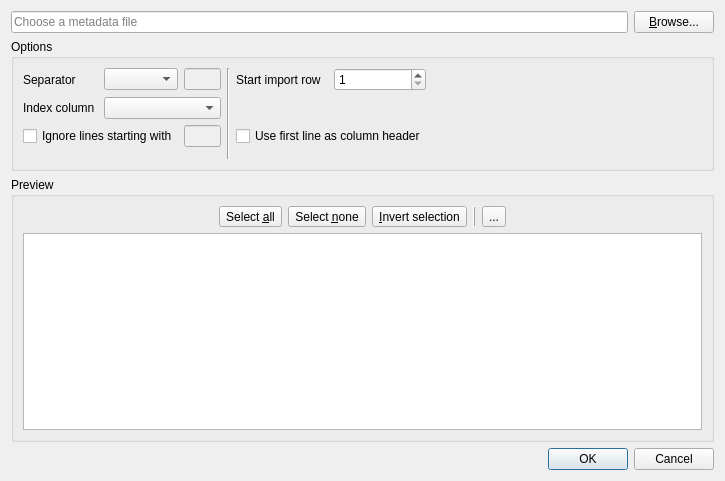
<?xml version="1.0" encoding="UTF-8"?>
<ui version="4.0">
 <class>Dialog</class>
 <widget class="QDialog" name="Dialog">
  <property name="windowModality">
   <enum>Qt::ApplicationModal</enum>
  </property>
  <property name="geometry">
   <rect>
    <x>0</x>
    <y>0</y>
    <width>725</width>
    <height>481</height>
   </rect>
  </property>
  <property name="windowTitle">
   <string>Import metadata</string>
  </property>
  <layout class="QVBoxLayout" name="verticalLayout">
   <item>
    <layout class="QHBoxLayout" name="horizontalLayout_3">
     <item>
      <widget class="QLineEdit" name="editMetadataFile">
       <property name="enabled">
        <bool>true</bool>
       </property>
       <property name="minimumSize">
        <size>
         <width>200</width>
         <height>0</height>
        </size>
       </property>
       <property name="placeholderText">
        <string>Choose a metadata file</string>
       </property>
      </widget>
     </item>
     <item>
      <widget class="QPushButton" name="btBrowseMetadataFile">
       <property name="enabled">
        <bool>true</bool>
       </property>
       <property name="sizePolicy">
        <sizepolicy hsizetype="Fixed" vsizetype="Fixed">
         <horstretch>0</horstretch>
         <verstretch>0</verstretch>
        </sizepolicy>
       </property>
       <property name="text">
        <string>&amp;Browse...</string>
       </property>
       <property name="icon">
        <iconset resource="ui.qrc">
         <normaloff>:/icons/images/folder-open.svg</normaloff>:/icons/images/folder-open.svg</iconset>
       </property>
      </widget>
     </item>
    </layout>
   </item>
   <item>
    <widget class="QGroupBox" name="groupBox">
     <property name="title">
      <string>Options</string>
     </property>
     <layout class="QGridLayout" name="gridLayout">
      <item row="0" column="6" colspan="2">
       <spacer name="horizontalSpacer_3">
        <property name="orientation">
         <enum>Qt::Horizontal</enum>
        </property>
        <property name="sizeHint" stdset="0">
         <size>
          <width>40</width>
          <height>20</height>
         </size>
        </property>
       </spacer>
      </item>
      <item row="2" column="4" colspan="2">
       <widget class="QCheckBox" name="chkUseFirstLineAsHeader">
        <property name="text">
         <string>Use first line as column header</string>
        </property>
       </widget>
      </item>
      <item row="2" column="0" colspan="2">
       <widget class="QCheckBox" name="chkComment">
        <property name="text">
         <string>Ignore lines starting with</string>
        </property>
       </widget>
      </item>
      <item row="2" column="2">
       <widget class="QLineEdit" name="editComment">
        <property name="enabled">
         <bool>false</bool>
        </property>
        <property name="sizePolicy">
         <sizepolicy hsizetype="Fixed" vsizetype="Fixed">
          <horstretch>0</horstretch>
          <verstretch>0</verstretch>
         </sizepolicy>
        </property>
        <property name="maximumSize">
         <size>
          <width>37</width>
          <height>16777215</height>
         </size>
        </property>
        <property name="maxLength">
         <number>1</number>
        </property>
       </widget>
      </item>
      <item row="0" column="1">
       <widget class="CsvDelimiterCombo" name="cbCsvDelimiter"/>
      </item>
      <item row="0" column="5">
       <widget class="QSpinBox" name="spinSkipRows">
        <property name="minimum">
         <number>1</number>
        </property>
        <property name="maximum">
         <number>2147483647</number>
        </property>
       </widget>
      </item>
      <item row="0" column="2">
       <widget class="QLineEdit" name="editCsvDelimiter">
        <property name="enabled">
         <bool>false</bool>
        </property>
        <property name="maximumSize">
         <size>
          <width>37</width>
          <height>16777215</height>
         </size>
        </property>
        <property name="maxLength">
         <number>1</number>
        </property>
       </widget>
      </item>
      <item row="0" column="0">
       <widget class="QLabel" name="label_2">
        <property name="text">
         <string>Separator</string>
        </property>
       </widget>
      </item>
      <item row="0" column="4">
       <widget class="QLabel" name="label">
        <property name="text">
         <string>Start import row</string>
        </property>
       </widget>
      </item>
      <item row="2" column="6">
       <spacer name="horizontalSpacer_6">
        <property name="orientation">
         <enum>Qt::Horizontal</enum>
        </property>
        <property name="sizeHint" stdset="0">
         <size>
          <width>40</width>
          <height>20</height>
         </size>
        </property>
       </spacer>
      </item>
      <item row="0" column="3" rowspan="5">
       <widget class="Line" name="line">
        <property name="orientation">
         <enum>Qt::Vertical</enum>
        </property>
       </widget>
      </item>
      <item row="1" column="0">
       <widget class="QLabel" name="label_3">
        <property name="text">
         <string>Index column</string>
        </property>
       </widget>
      </item>
      <item row="1" column="1" colspan="2">
       <widget class="QComboBox" name="cbIndexColumn"/>
      </item>
     </layout>
    </widget>
   </item>
   <item>
    <widget class="QGroupBox" name="groupBox_2">
     <property name="title">
      <string>Preview</string>
     </property>
     <layout class="QVBoxLayout" name="verticalLayout_2">
      <item>
       <layout class="QHBoxLayout" name="horizontalLayout">
        <item>
         <spacer name="horizontalSpacer">
          <property name="orientation">
           <enum>Qt::Horizontal</enum>
          </property>
          <property name="sizeHint" stdset="0">
           <size>
            <width>40</width>
            <height>20</height>
           </size>
          </property>
         </spacer>
        </item>
        <item>
         <widget class="QToolButton" name="btSelectAll">
          <property name="toolTip">
           <string>Select all items</string>
          </property>
          <property name="text">
           <string>Select &amp;all</string>
          </property>
          <property name="icon">
           <iconset resource="ui.qrc">
            <normaloff>:/icons/images/select-all.svg</normaloff>:/icons/images/select-all.svg</iconset>
          </property>
         </widget>
        </item>
        <item>
         <widget class="QToolButton" name="btSelectNone">
          <property name="toolTip">
           <string>Select nothing</string>
          </property>
          <property name="text">
           <string>Select &amp;none</string>
          </property>
          <property name="icon">
           <iconset resource="ui.qrc">
            <normaloff>:/icons/images/select-none.svg</normaloff>:/icons/images/select-none.svg</iconset>
          </property>
         </widget>
        </item>
        <item>
         <widget class="QToolButton" name="btSelectInvert">
          <property name="toolTip">
           <string>Invert selection</string>
          </property>
          <property name="text">
           <string>&amp;Invert selection</string>
          </property>
          <property name="icon">
           <iconset resource="ui.qrc">
            <normaloff>:/icons/images/select-invert.svg</normaloff>:/icons/images/select-invert.svg</iconset>
          </property>
         </widget>
        </item>
        <item>
         <widget class="QFrame" name="frame">
          <property name="frameShape">
           <enum>QFrame::VLine</enum>
          </property>
          <property name="frameShadow">
           <enum>QFrame::Raised</enum>
          </property>
         </widget>
        </item>
        <item>
         <widget class="QToolButton" name="btRefresh">
          <property name="toolTip">
           <string>Refresh preview</string>
          </property>
          <property name="text">
           <string>...</string>
          </property>
          <property name="icon">
           <iconset resource="ui.qrc">
            <normaloff>:/icons/images/refresh.svg</normaloff>:/icons/images/refresh.svg</iconset>
          </property>
         </widget>
        </item>
        <item>
         <spacer name="horizontalSpacer_2">
          <property name="orientation">
           <enum>Qt::Horizontal</enum>
          </property>
          <property name="sizeHint" stdset="0">
           <size>
            <width>40</width>
            <height>20</height>
           </size>
          </property>
         </spacer>
        </item>
       </layout>
      </item>
      <item>
       <widget class="LoadingTableWidget" name="twMetadata"/>
      </item>
     </layout>
    </widget>
   </item>
   <item>
    <widget class="QDialogButtonBox" name="buttonBox">
     <property name="orientation">
      <enum>Qt::Horizontal</enum>
     </property>
     <property name="standardButtons">
      <set>QDialogButtonBox::Cancel|QDialogButtonBox::Ok</set>
     </property>
    </widget>
   </item>
  </layout>
 </widget>
 <customwidgets>
  <customwidget>
   <class>CsvDelimiterCombo</class>
   <extends>QComboBox</extends>
   <header>lib/ui/widgets.h</header>
  </customwidget>
  <customwidget>
   <class>LoadingTableWidget</class>
   <extends>QTableWidget</extends>
   <header>lib/ui/widgets.h</header>
  </customwidget>
 </customwidgets>
 <resources>
  <include location="ui.qrc"/>
 </resources>
 <connections>
  <connection>
   <sender>buttonBox</sender>
   <signal>accepted()</signal>
   <receiver>Dialog</receiver>
   <slot>accept()</slot>
   <hints>
    <hint type="sourcelabel">
     <x>248</x>
     <y>254</y>
    </hint>
    <hint type="destinationlabel">
     <x>157</x>
     <y>274</y>
    </hint>
   </hints>
  </connection>
  <connection>
   <sender>buttonBox</sender>
   <signal>rejected()</signal>
   <receiver>Dialog</receiver>
   <slot>reject()</slot>
   <hints>
    <hint type="sourcelabel">
     <x>316</x>
     <y>260</y>
    </hint>
    <hint type="destinationlabel">
     <x>286</x>
     <y>274</y>
    </hint>
   </hints>
  </connection>
 </connections>
</ui>
